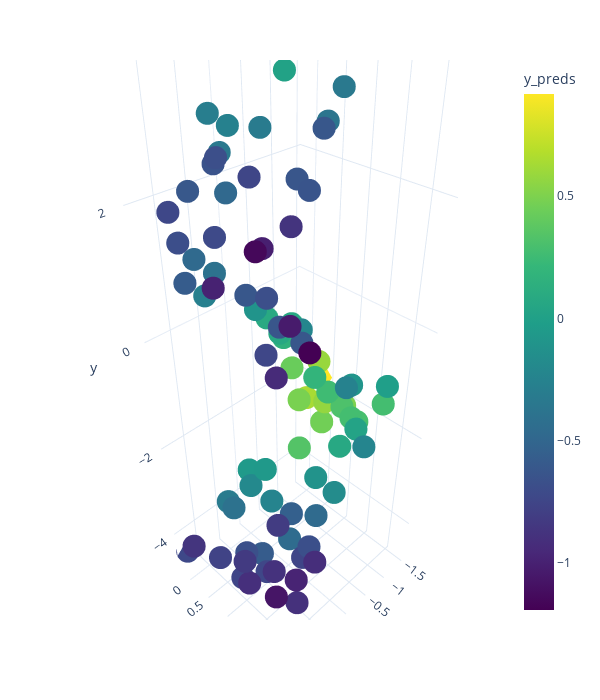

Notebook source saved alongside this figure:
### Code cell
plot = px.scatter_3d(data_frame=train,
              x="X1",
              y="X2",
              z="y",
              color="y_preds", 
              #color="y",
              color_continuous_scale="viridis",
              height=700,
              width=600,
              template="plotly_white")

#plot.add_trace(go.Surface(x=train["X1"].to_numpy(), y=train["X2"].to_numpy(), z=train["y_preds"].to_numpy()))

plot.show()
